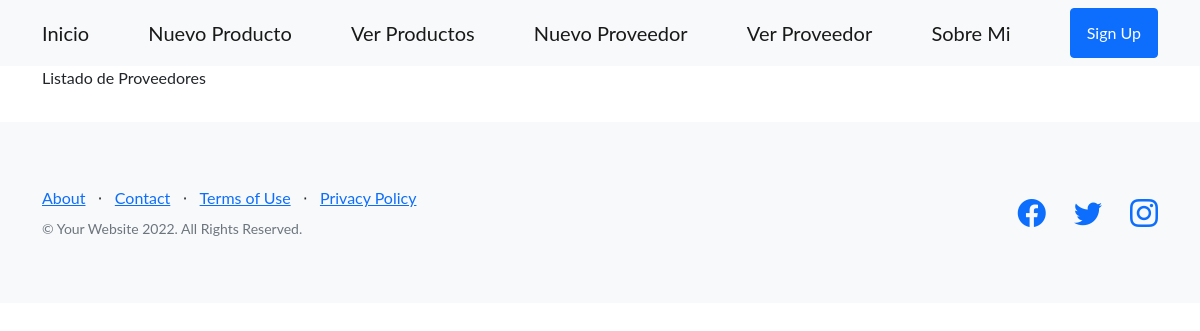
The page /proveedores/proveedores/ver/ on the database as committed earlier.
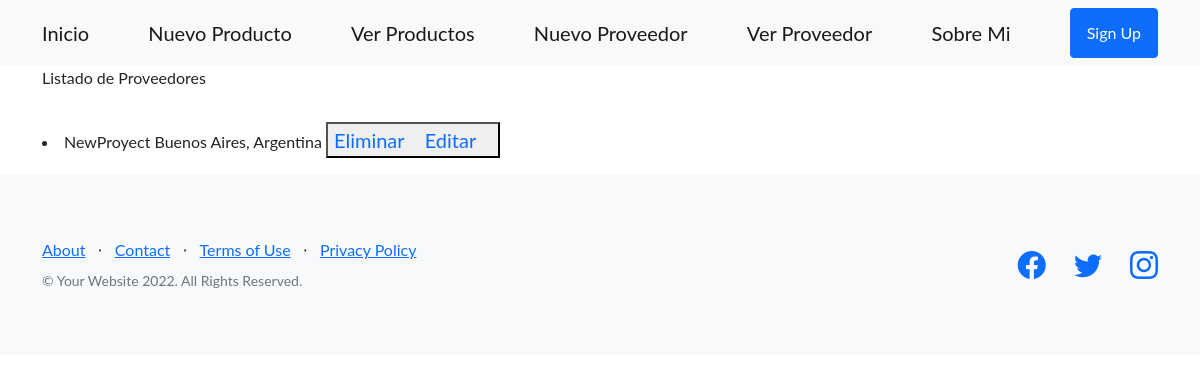
The same page on the database as committed later.
### proveedores/models.py (models this page shows, shortened)
class proveedores(models.Model):
    razon_social=models.CharField( max_length=20)
    ubicacion=models.CharField( max_length=50)

### proveedores/views.py (the view)
# urls.py: path('proveedores/ver/',views.ver_proveedor, name='ver_proveedor'),
def ver_proveedor(request):
    Mis_Proveedores=proveedores.objects.all()
    return render (request,'proveedores/ver_proveedores.html',{'Mis_Proveedores':Mis_Proveedores} )

### proveedores/templates/proveedores/ver_proveedores.html (shortened to what this page needs)
{% extends 'mercaderia/base.html' %}
{% block Personal %}
<p>Listado de Proveedores</p>
<p>
 {% for proveedores in Mis_Proveedores %}
 <li> {{proveedores.razon_social}} {{proveedores.ubicacion}}
    <button>
        <a class="navbar-brand" href={% url 'eliminar' proveedores.id %}>Eliminar</a>
        <a class="navbar-brand" href={% url 'editarP' proveedores.id %}>Editar</a>
    </button>
 </li>
</p>
 {% endfor %}
{% endblock Personal %}

Rows that differ between the two databases and show on the page:
added proveedores: razon_social "NewProyect", ubicacion "Buenos Aires, Argentina"
